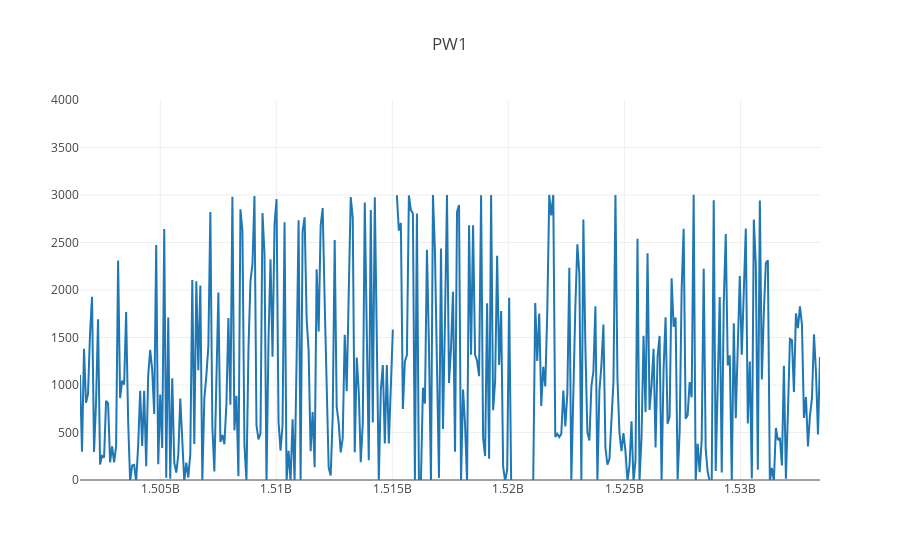
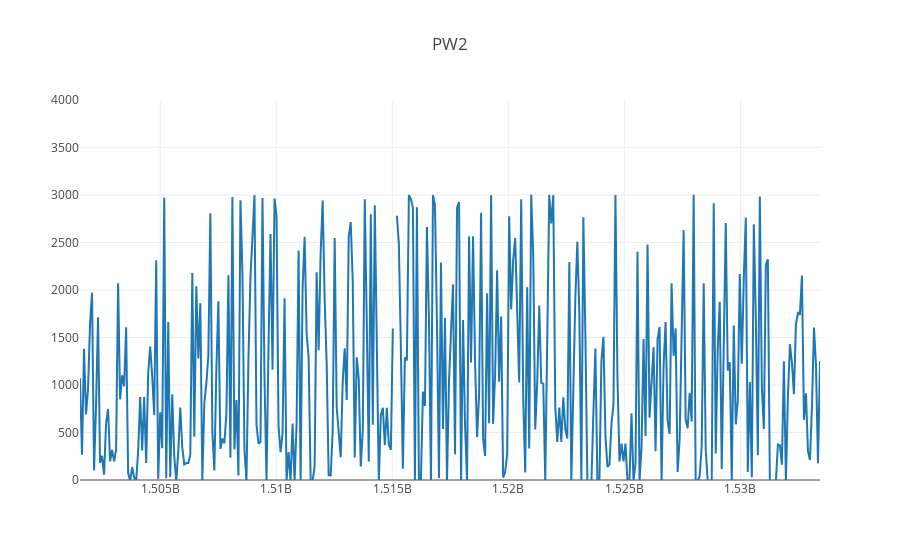
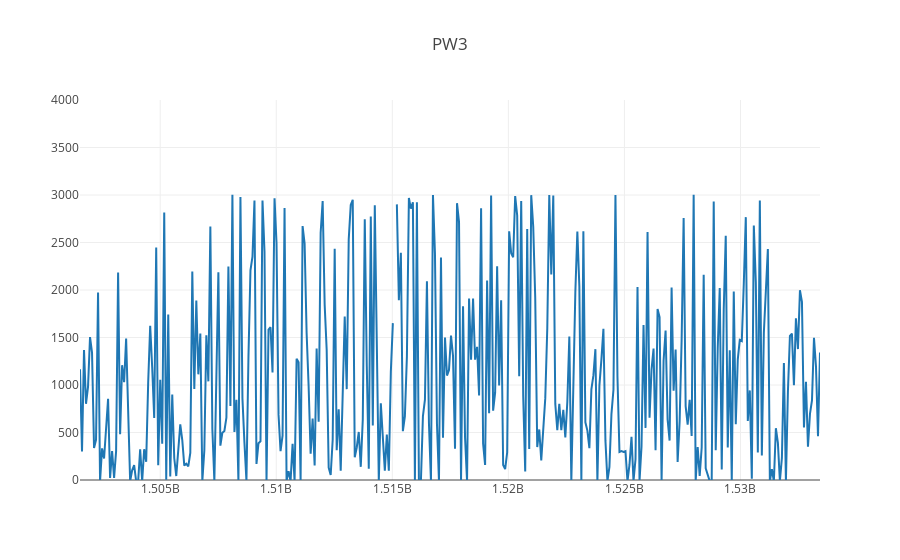
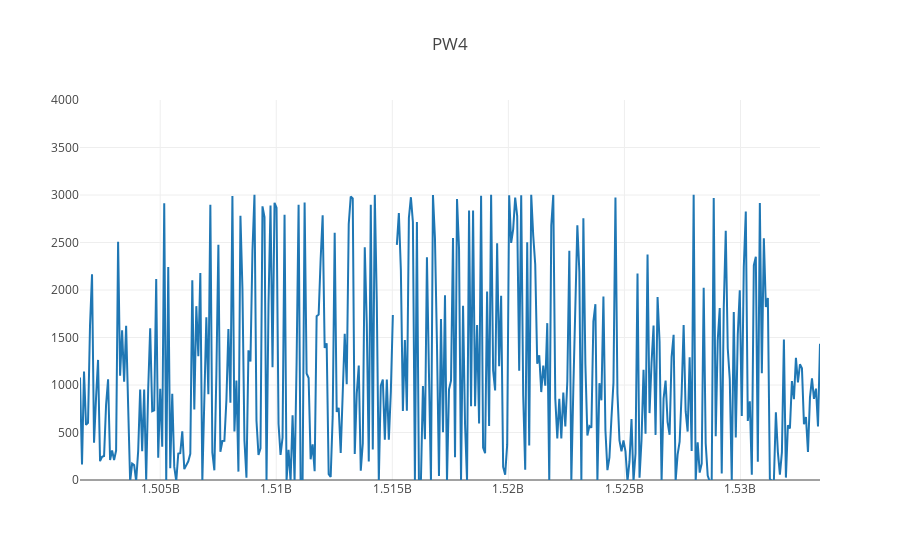

These figures' notebook cell, in order:
### Markdown cell above
Now we'll plot the output against time for each wind turbine using plotly. Given that there are so many points, we'll pick the first point of every day, just to get a sense of the data.

### Code cell
pt_interval = int(3600.0 * 24.0 / (5.0 * 60))
for w in ['PW1', 'PW2', 'PW3', 'PW4']:
    iplot(go.Figure(data = [go.Scatter(x = data['TimeStamp'].iloc[::pt_interval], 
                                   y = data[w].iloc[::288], mode = 'lines')],
               layout = go.Layout(yaxis = dict(range = [0, 4000]), title = w)))

### Figure 1 — Plotly figure (JSON) as saved in the notebook; plotly's stock layout.template omitted (floating-point values rounded to 4 significant figures; data arrays with more than 128 entries replaced by an {"elided": "..."} marker saying what was removed)
{"data": [{"mode": "lines", "type": "scatter", "x": {"elided": "370 int values"}, "y": {"elided": "370 mixed values"}}], "layout": {"title": "PW1", "yaxis": {"range": [0, 4000]}}}

### Figure 2 — Plotly figure (JSON) as saved in the notebook; plotly's stock layout.template omitted (floating-point values rounded to 4 significant figures; data arrays with more than 128 entries replaced by an {"elided": "..."} marker saying what was removed)
{"data": [{"mode": "lines", "type": "scatter", "x": {"elided": "370 int values"}, "y": {"elided": "370 mixed values"}}], "layout": {"title": "PW2", "yaxis": {"range": [0, 4000]}}}

### Figure 3 — Plotly figure (JSON) as saved in the notebook; plotly's stock layout.template omitted (floating-point values rounded to 4 significant figures; data arrays with more than 128 entries replaced by an {"elided": "..."} marker saying what was removed)
{"data": [{"mode": "lines", "type": "scatter", "x": {"elided": "370 int values"}, "y": {"elided": "370 mixed values"}}], "layout": {"title": "PW3", "yaxis": {"range": [0, 4000]}}}

### Figure 4 — Plotly figure (JSON) as saved in the notebook; plotly's stock layout.template omitted (floating-point values rounded to 4 significant figures; data arrays with more than 128 entries replaced by an {"elided": "..."} marker saying what was removed)
{"data": [{"mode": "lines", "type": "scatter", "x": {"elided": "370 int values"}, "y": {"elided": "370 mixed values"}}], "layout": {"title": "PW4", "yaxis": {"range": [0, 4000]}}}
